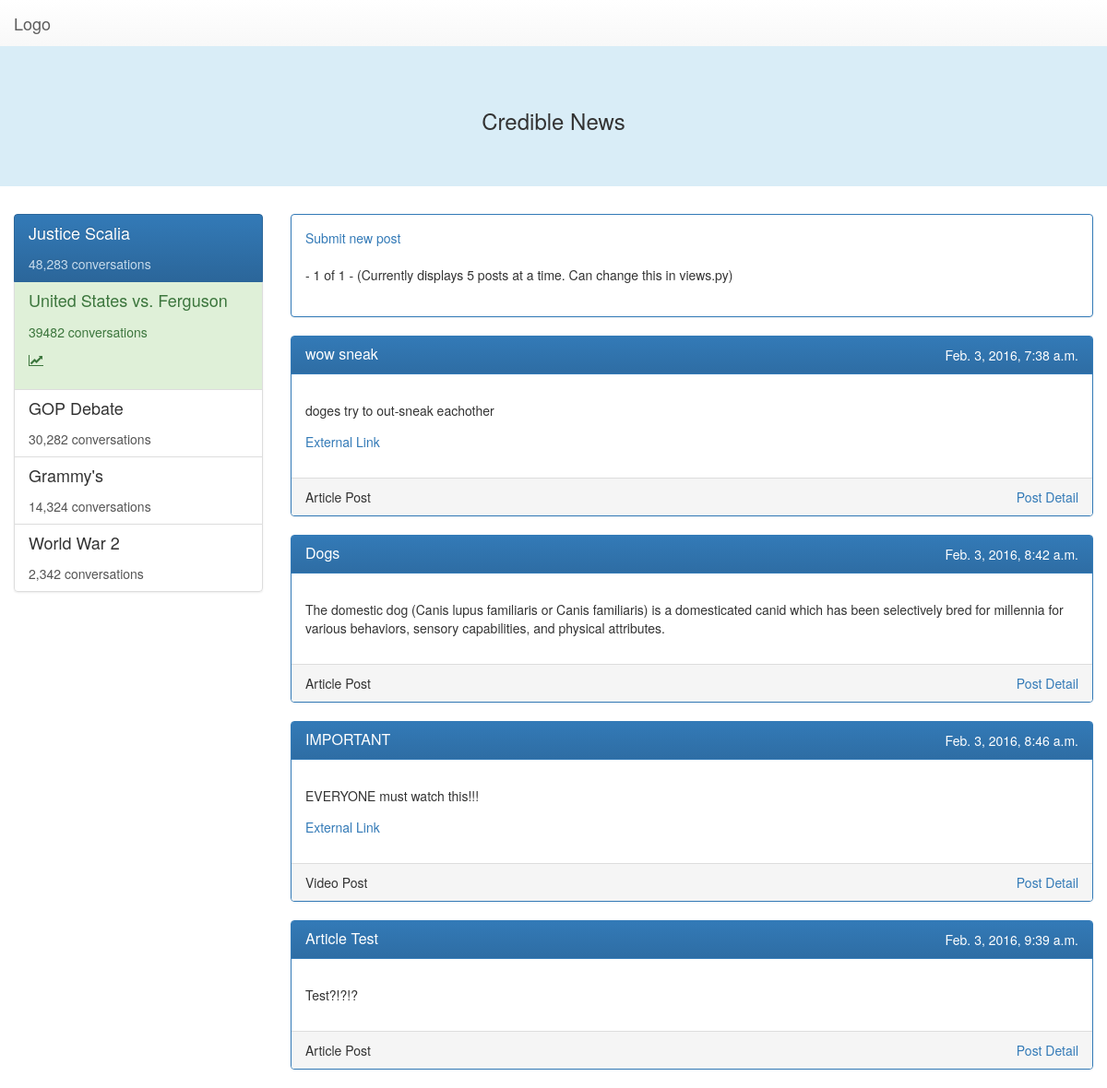
/posts/?page=2, run on an earlier commit of the app's database.
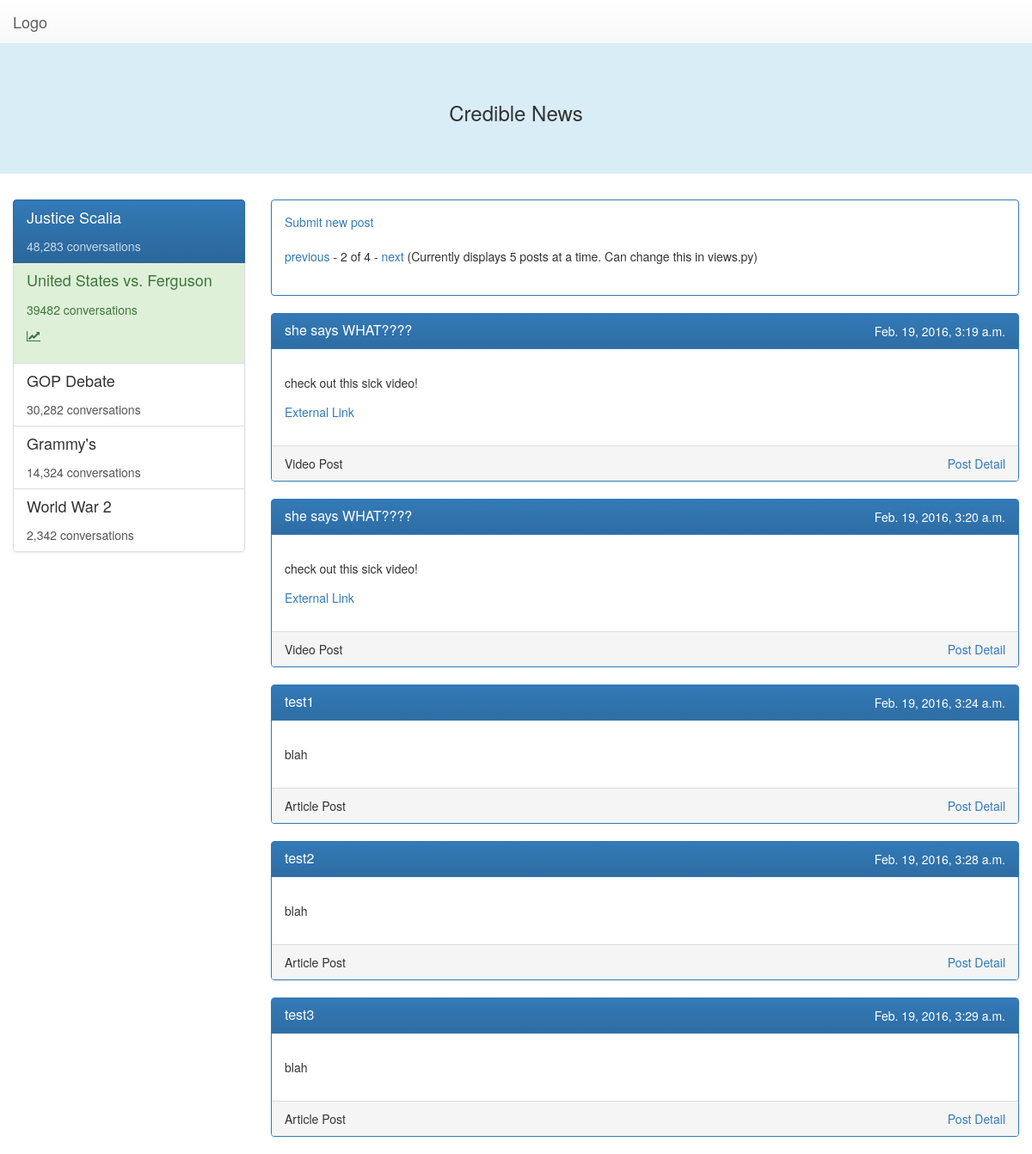
And on a later commit of the database.
### posts/models.py (models this page shows, shortened)
class Post(models.Model):
    title = models.CharField(max_length=140)
    date = models.DateTimeField(default=datetime.datetime.now)
    text = models.TextField()
    ARTICLE = 'AP' # Text Post
    VIDEO = 'VP' # Video Post
    PHOTO = 'PP' # Single photo
    SLIDES = 'SP' # Multiple photos
    POST_TYPE_CHOICES = (
        ('AP', 'Article Post'),
        ('VP', 'Video Post'),
        ('PP', 'Photo Post'),
        ('SP', 'Slideshow Post'),
    )
    post_type = models.CharField(max_length=2, choices=POST_TYPE_CHOICES,
                                blank=False, default='AP')
    url = models.URLField(null=True, blank=True)
    def get_absolute_url(self):
        return reverse('posts:detail', kwargs={'post_id': self.id})

### posts/views.py (the view)
def index(request):
    all_posts = Post.objects.all().order_by('date')
    paginator = Paginator(all_posts, 5) # Show 5 posts per page
    page_num = request.GET.get('page')
    try:
        paginated_posts = paginator.page(page_num)
    except PageNotAnInteger:
        paginated_posts = paginator.page(1)
    except EmptyPage:
        paginated_posts = paginator.page(paginator.num_pages)
    context = {
        'latest_post_list': paginated_posts,
    }
    return render(request, 'posts/index.html', context)

### posts/templates/posts/index.html
{% include "includes/head.html" %}
{% include "includes/header.html" %}
<main>
	<div class="container-fluid">
		<div class="row">
			<div class="col-md-3 col-sm-3" id="topics-container">
				<div class="list-group affix-pre" id="topics" data-clampedwidth="#topics-container">
					<a href="#" class="list-group-item active">
						<h4 class="list-group-item-heading">Justice Scalia</h4>
						<p class="list-group-item-text">48,283 conversations</p>
					</a>
					<a href="#" class="list-group-item list-group-item-success">
						<h4 class="list-group-item-heading">United States vs. Ferguson</h4>
						<p class="list-group-item-text">
							<p>39482 conversations</p>
							<p><i class="fa fa-line-chart hot-topic"></i></p>
						</p>
					</a>
					<a href="#" class="list-group-item">
						<h4 class="list-group-item-heading">GOP Debate</h4>
						<p class="list-group-item-text">30,282 conversations</p>
					</a>
					<a href="#" class="list-group-item">
						<h4 class="list-group-item-heading">Grammy's</h4>
						<p class="list-group-item-text">14,324 conversations</p>
					</a>
					<a href="#" class="list-group-item">
						<h4 class="list-group-item-heading">World War 2</h4>
						<p class="list-group-item-text">2,342 conversations</p>
					</a>
				</div>
			</div>
			<div class="col-md-9 col-sm-9">
				{% if latest_post_list %}
				<div class="row">
					<div class="col-md-12 col-sm-12">
                        <div class="panel panel-primary">
							<div class="panel-body">
                                <a type="submit" href="{% url 'posts:create' %}">Submit new post</a>
                                <br/>
                                <div class="pagination">
                                    <span class="step-links">
                                        {% if latest_post_list.has_previous %}
                                            <a href="?page={{ latest_post_list.previous_page_number }}">previous</a>
                                        {% endif %}
                                        <span class="current">
                                            - {{ latest_post_list.number }} of {{ latest_post_list.paginator.num_pages }} -
                                        </span>
                                        {% if latest_post_list.has_next %}
                                            <a href="?page={{ latest_post_list.next_page_number }}">next</a>
                                        {% endif %}
                                        (Currently displays 5 posts at a time. Can change this in views.py)
                                    </span>
                                </div>
                            </div>
                        </div>
                    </div>
					{% for post in latest_post_list %}
					<div class="col-md-12 col-sm-12">
						<div class="panel panel-primary">
							<div class="panel-heading clearfix">
								<h3 class="panel-title pull-left">{{ post.title }}</h3>
								<span class="pull-right">{{post.date}}</span>
							</div>
							<div class="panel-body">
								<p>{{ post.text }}</p>
								{% if post.url %}
								<p>
									<a href="{{ post.url }}">External Link</a>
								</p>
								{% endif %}
							</div>
							<div class="panel-footer clearfix">
								<span class="pull-left">
									{{ post.get_post_type_display }}
								</span>
								<span class="pull-right">
                                    <a href="{{ post.get_absolute_url }}">Post Detail</a>
								</span>
							</div>
						</div>
					</div>
					{% endfor %}
				</div>
				{% else %}
				<h3>No posts available</h3>
				{% endif %}
			</div>
		</div>
	</div>
</main>

What changed in the data, as far as the page shows it:
no longer on this page (row unchanged): Post: title "wow sneak", date "Feb. 3, 2016, 7:38 a.m.", text "doges try to out-sneak eachother", post_type "Article Post"
no longer on this page (row unchanged): Post: title "Dogs", date "Feb. 3, 2016, 8:42 a.m.", text "The domestic dog (Canis lupus familiaris or Canis familiaris) is a domesticated canid which has been selectively bred for millennia for various behaviors, sensory capabilities, and physical attributes.", post_type "Article Post"
no longer on this page (row unchanged): Post: title "IMPORTANT", date "Feb. 3, 2016, 8:46 a.m.", text "EVERYONE must watch this!!!", post_type "Video Post"
no longer on this page (row unchanged): Post: title "Article Test", date "Feb. 3, 2016, 9:39 a.m.", text "Test?!?!?", post_type "Article Post"
added Post: title "she says WHAT????", date "Feb. 19, 2016, 3:19 a.m.", text "check out this sick video!", post_type "Video Post"
added Post: title "she says WHAT????", date "Feb. 19, 2016, 3:20 a.m.", text "check out this sick video!", post_type "Video Post"
added Post: title "test1", date "Feb. 19, 2016, 3:24 a.m.", text "blah", post_type "Article Post"
added Post: title "test2", date "Feb. 19, 2016, 3:28 a.m.", text "blah", post_type "Article Post"
added Post: title "test3", date "Feb. 19, 2016, 3:29 a.m.", text "blah", post_type "Article Post"
Also different on the page:
{{ latest_post_list.number }}: "1" → "2"
{{ latest_post_list.paginator.num_pages }}: "1" → "4"
text now shown: "previous next"
